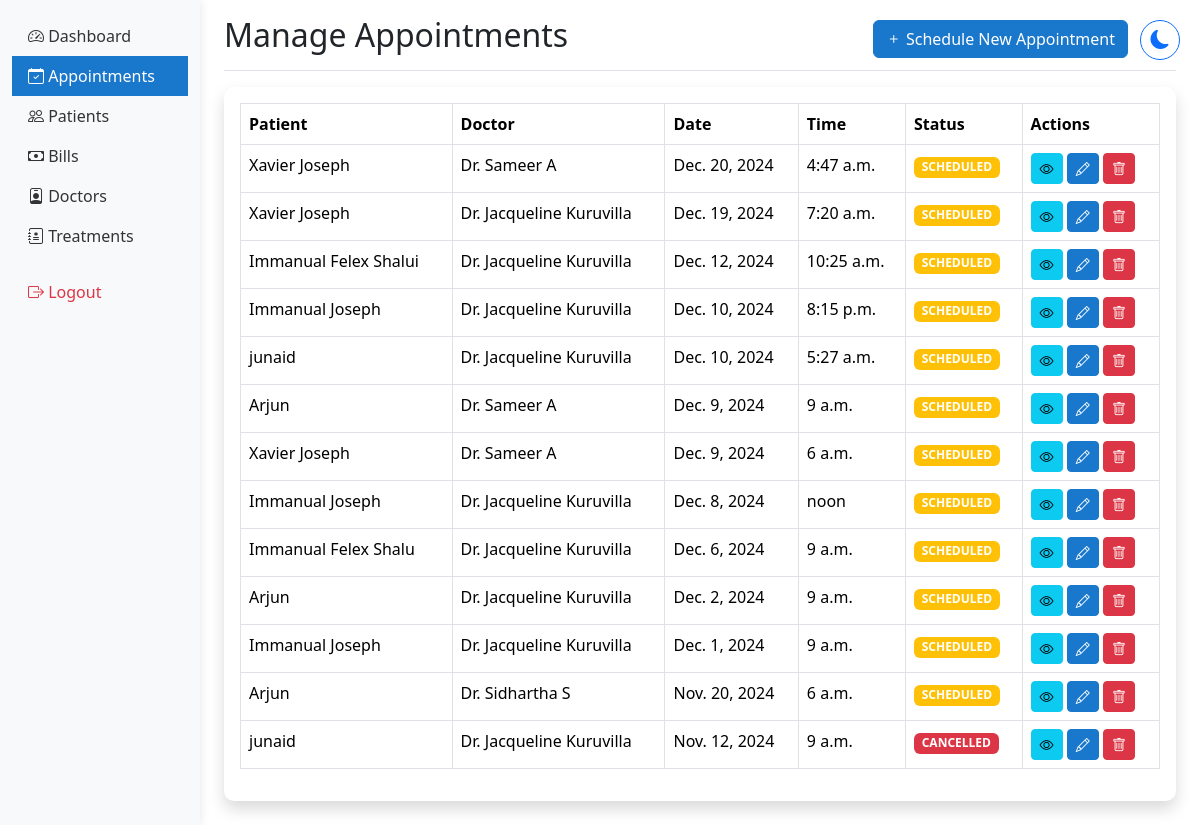
/hosp_admin/appointments/ (signed in), run on the app's committed database.
### hmsapp/models.py (models this page shows, shortened)
class Appointment(models.Model):
    APPOINTMENT_STATUS = [
        ('SCHEDULED', 'Scheduled'),
        ('COMPLETED', 'Completed'),
        ('CANCELLED', 'Cancelled'),
        ('NO_SHOW', 'No Show'),
    ]
    appointment_id = models.CharField(max_length=10, unique=True, null=True, blank=True, default=None)
    patient = models.ForeignKey(Patient, on_delete=models.CASCADE)
    doctor = models.ForeignKey(DoctorProfile, on_delete=models.CASCADE)
    appointment_date = models.DateField()
    appointment_time = models.TimeField()
    status = models.CharField(max_length=20, choices=APPOINTMENT_STATUS, default='SCHEDULED')
    notes = models.TextField(blank=True)
    phone_number = models.CharField(max_length=15, validators=[phone_regex], null=True, blank=True)
    medical_records = models.FileField(upload_to='medical_records/', null=True, blank=True)
    google_calendar_event_id = models.CharField(max_length=100, blank=True, null=True)
    created_at = models.DateTimeField(auto_now_add=True)
    updated_at = models.DateTimeField(auto_now=True)
    class Meta:
        ordering = ['-appointment_date', '-appointment_time']

class Patient(models.Model):
    BLOOD_GROUPS = [
        ('A+', 'A+'), ('A-', 'A-'),
        ('B+', 'B+'), ('B-', 'B-'),
        ('O+', 'O+'), ('O-', 'O-'),
        ('AB+', 'AB+'), ('AB-', 'AB-'),
    ]
    GENDER_CHOICES = [
        ('MALE', 'Male'),
        ('FEMALE', 'Female'),
        ('OTHER', 'Other'),
    ]
    user = models.OneToOneField(User, on_delete=models.CASCADE)  # Changed to OneToOneField
    patient_name = models.CharField(max_length=100)  # Removed blank=True
    date_of_birth = models.DateField()
    blood_group = models.CharField(max_length=5, choices=BLOOD_GROUPS)  # Added choices
    gender = models.CharField(max_length=10, choices=GENDER_CHOICES)  # Added choices
    nationality = models.CharField(max_length=50)
    referred_by = models.CharField(max_length=100, blank=True)
    phone_number = models.CharField(max_length=15, validators=[phone_regex])
    address = models.TextField(blank=True)
    emergency_contact_name = models.CharField(max_length=100)
    emergency_contact_phone = models.CharField(max_length=15, validators=[phone_regex])
    medical_history = models.TextField(blank=True)
    drug_allergies = models.TextField(blank=True)
    food_allergies = models.TextField(blank=True)
    created_at = models.DateTimeField(auto_now_add=True)
    updated_at = models.DateTimeField(auto_now=True)
    patient_id = models.CharField(max_length=9, unique=True, blank=True)
    profile_picture = models.ImageField(
        upload_to='patients/profile_pics/',
        null=True,
        blank=True,
        validators=[FileExtensionValidator(['jpg', 'jpeg', 'png'])]
    )

class DoctorProfile(models.Model):
    user = models.OneToOneField(User, on_delete=models.CASCADE)
    specialty = models.ForeignKey('Specialty', on_delete=models.SET_NULL, null=True)
    license_number = models.CharField(max_length=50, unique=True)
    phone_number = models.CharField(max_length=15, validators=[phone_regex])
    address = models.TextField(blank=True)
    doctor_id = models.CharField(max_length=6, unique=True, blank=True)
    profile_picture = models.ImageField(
        upload_to='doctors/profile_pics/',
        null=True,
        blank=True,
        validators=[FileExtensionValidator(['jpg', 'jpeg', 'png'])]
    )
    google_calendar_enabled = models.BooleanField(default=False)
    google_calendar_credentials = models.JSONField(null=True, blank=True)
    created_at = models.DateTimeField(auto_now_add=True)
    updated_at = models.DateTimeField(auto_now=True)

### hmsapp/views.py (the view, shortened to what this page needs)
# urls.py: path('hosp_admin/appointments/', views.manage_appointments, name='manage_appointments'),
@login_required
@user_passes_test(lambda u: u.groups.filter(name__in=['Staff', 'Administrators', 'Doctors']).exists())
def manage_appointments(request):
    context = {
        'appointments': Appointment.objects.all().order_by('-appointment_date', '-appointment_time'),
        'doctors': DoctorProfile.objects.all(),
        'patients': Patient.objects.all(),
        'today': timezone.now().date()
    }
    return render(request, 'shared/manage_appointments.html', context)

### hmsapp/context_processors.py (called while the page is built)
def base_template(request):
    if request.user.is_authenticated:
        if request.user.groups.filter(name='Doctors').exists():
            base_template = 'doctor/base_doctor.html'
        elif request.user.groups.filter(name='Administrators').exists():
            base_template = 'hosp_admin/base_admin.html'
        else:
            base_template = 'staff/base_staff.html'
    else:
        base_template = 'staff/base_staff.html'
    return {'base_template': base_template}

### hmsapp/templates/shared/manage_appointments.html (shortened to what this page needs)
{% extends base_template %}
{% load static %}
{% block content %}
<div class="d-flex justify-content-between flex-wrap flex-md-nowrap align-items-center pt-3 pb-2 mb-3 border-bottom">
    <h1 class="h2">Manage Appointments</h1>
    <div class="btn-toolbar mb-2 mb-md-0 me-5">
        <button type="button" class="btn btn-primary" data-bs-toggle="modal" data-bs-target="#addAppointmentModal">
            <i class="bi bi-plus"></i> Schedule New Appointment
        </button>
    </div>
</div>
<div class="card shadow mb-4">
    <div class="card-body">
        <div class="table-responsive">
            <table class="table table-bordered" id="appointmentsTable" width="100%" cellspacing="0">
                <thead>
                    <tr>
                        <th>Patient</th>
                        <th>Doctor</th>
                        <th>Date</th>
                        <th>Time</th>
                        <th>Status</th>
                        <th>Actions</th>
                    </tr>
                </thead>
                <tbody>
                    {% for appointment in appointments %}
                    <tr>
                        <td>{{ appointment.patient.patient_name }}</td>
                        <td>Dr. {{ appointment.doctor.user.get_full_name }}</td>
                        <td>{{ appointment.appointment_date }}</td>
                        <td>{{ appointment.appointment_time }}</td>
                        <td>
                            <span class="badge {% if appointment.status == 'SCHEDULED' %}bg-warning
                                           {% elif appointment.status == 'COMPLETED' %}bg-success
                                           {% elif appointment.status == 'CANCELLED' %}bg-danger
                                           {% else %}bg-secondary{% endif %}">
                                {{ appointment.status }}
                            </span>
                        </td>
                        <td>
                            <button class="btn btn-sm btn-info" onclick="viewAppointment('{{ appointment.id }}')">
                                <i class="bi bi-eye"></i>
                            </button>
                            <button class="btn btn-sm btn-primary" onclick="editAppointment('{{ appointment.id }}')">
                                <i class="bi bi-pencil"></i>
                            </button>
                            <button type="button" class="btn btn-sm btn-danger" data-bs-toggle="modal" data-bs-target="#deleteAppointment{{ appointment.id }}">
                                <i class="bi bi-trash"></i>
                            </button>
                        </td>
                    </tr>
                    {% endfor %}
                </tbody>
            </table>
        </div>
    </div>
</div>
{% endblock %}

### hmsapp/templates/staff/base_staff.html (style rules this page uses)
.card { border: none; box-shadow: 0 0 15px rgba(0,0,0,0.05); border-radius: 10px; }
.table th { border-top: none; font-weight: 600; }
.btn-primary { background-color: #1977cc; border-color: #1977cc; }

### data on the page
Appointment: patient.patient_name "Xavier Joseph", doctor.user.get_full_name "Sameer A", appointment_date "Dec. 20, 2024", appointment_time "4:47 a.m.", status "SCHEDULED"
Appointment: patient.patient_name "Xavier Joseph", doctor.user.get_full_name "Jacqueline Kuruvilla", appointment_date "Dec. 19, 2024", appointment_time "7:20 a.m.", status "SCHEDULED"
Appointment: patient.patient_name "Immanual Felex Shalui", doctor.user.get_full_name "Jacqueline Kuruvilla", appointment_date "Dec. 12, 2024", appointment_time "10:25 a.m.", status "SCHEDULED"
Appointment: patient.patient_name "Immanual Joseph", doctor.user.get_full_name "Jacqueline Kuruvilla", appointment_date "Dec. 10, 2024", appointment_time "8:15 p.m.", status "SCHEDULED"
Appointment: patient.patient_name "junaid", doctor.user.get_full_name "Jacqueline Kuruvilla", appointment_date "Dec. 10, 2024", appointment_time "5:27 a.m.", status "SCHEDULED"
Appointment: patient.patient_name "Arjun", doctor.user.get_full_name "Sameer A", appointment_date "Dec. 9, 2024", appointment_time "9 a.m.", status "SCHEDULED"
Appointment: patient.patient_name "Xavier Joseph", doctor.user.get_full_name "Sameer A", appointment_date "Dec. 9, 2024", appointment_time "6 a.m.", status "SCHEDULED"
Appointment: patient.patient_name "Immanual Joseph", doctor.user.get_full_name "Jacqueline Kuruvilla", appointment_date "Dec. 8, 2024", appointment_time "noon", status "SCHEDULED"
Appointment: patient.patient_name "Immanual Felex Shalu", doctor.user.get_full_name "Jacqueline Kuruvilla", appointment_date "Dec. 6, 2024", appointment_time "9 a.m.", status "SCHEDULED"
Appointment: patient.patient_name "Arjun", doctor.user.get_full_name "Jacqueline Kuruvilla", appointment_date "Dec. 2, 2024", appointment_time "9 a.m.", status "SCHEDULED"
Appointment: patient.patient_name "Immanual Joseph", doctor.user.get_full_name "Jacqueline Kuruvilla", appointment_date "Dec. 1, 2024", appointment_time "9 a.m.", status "SCHEDULED"
Appointment: patient.patient_name "Arjun", doctor.user.get_full_name "Sidhartha S", appointment_date "Nov. 20, 2024", appointment_time "6 a.m.", status "SCHEDULED"
Appointment: patient.patient_name "junaid", doctor.user.get_full_name "Jacqueline Kuruvilla", appointment_date "Nov. 12, 2024", appointment_time "9 a.m.", status "CANCELLED"
